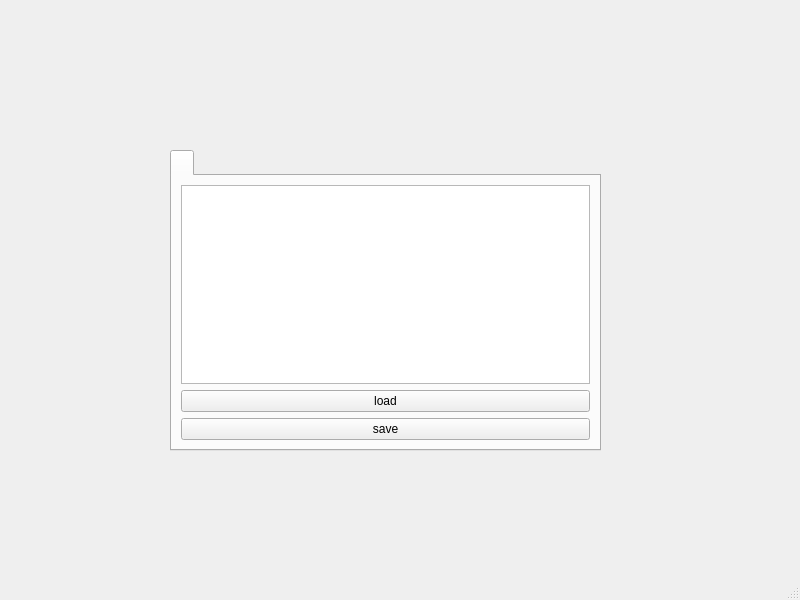
<?xml version="1.0" encoding="UTF-8"?>
<ui version="4.0">
 <class>MainWindow</class>
 <widget class="QMainWindow" name="MainWindow">
  <property name="geometry">
   <rect>
    <x>0</x>
    <y>0</y>
    <width>800</width>
    <height>600</height>
   </rect>
  </property>
  <property name="windowTitle">
   <string>MainWindow</string>
  </property>
  <widget class="QWidget" name="centralwidget">
   <widget class="QTabWidget" name="verticalTabWidget">
    <property name="geometry">
     <rect>
      <x>170</x>
      <y>150</y>
      <width>431</width>
      <height>301</height>
     </rect>
    </property>
    <widget class="QWidget" name="verticalTabWidgetPage1" native="true">
     <attribute name="title">
      <string/>
     </attribute>
     <layout class="QVBoxLayout" name="verticalLayout">
      <item>
       <widget class="QTableView" name="QtableView"/>
      </item>
      <item>
       <widget class="QPushButton" name="QpushButton">
        <property name="text">
         <string>load</string>
        </property>
       </widget>
      </item>
      <item>
       <widget class="QPushButton" name="QpushButton_2">
        <property name="text">
         <string>save</string>
        </property>
       </widget>
      </item>
     </layout>
    </widget>
   </widget>
  </widget>
  <widget class="QMenuBar" name="menubar">
   <property name="geometry">
    <rect>
     <x>0</x>
     <y>0</y>
     <width>800</width>
     <height>21</height>
    </rect>
   </property>
  </widget>
  <widget class="QStatusBar" name="statusbar"/>
 </widget>
 <resources/>
 <connections/>
</ui>
